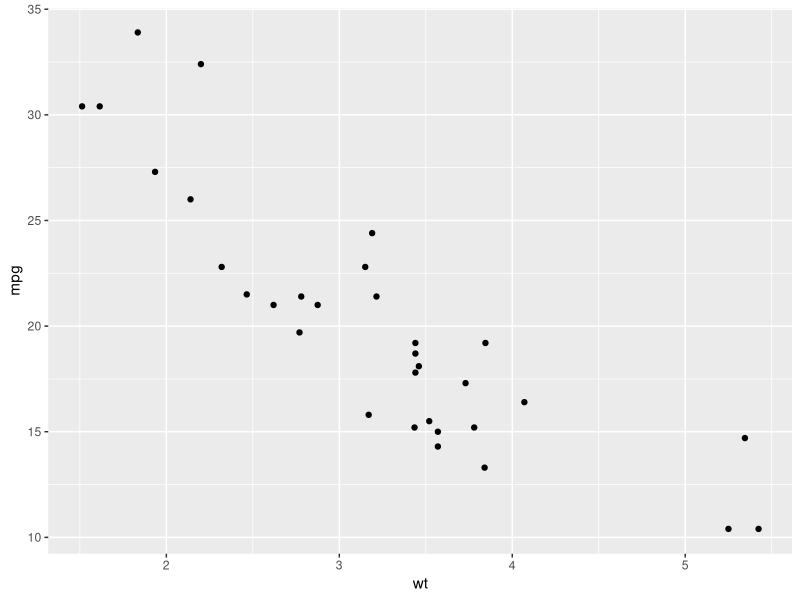
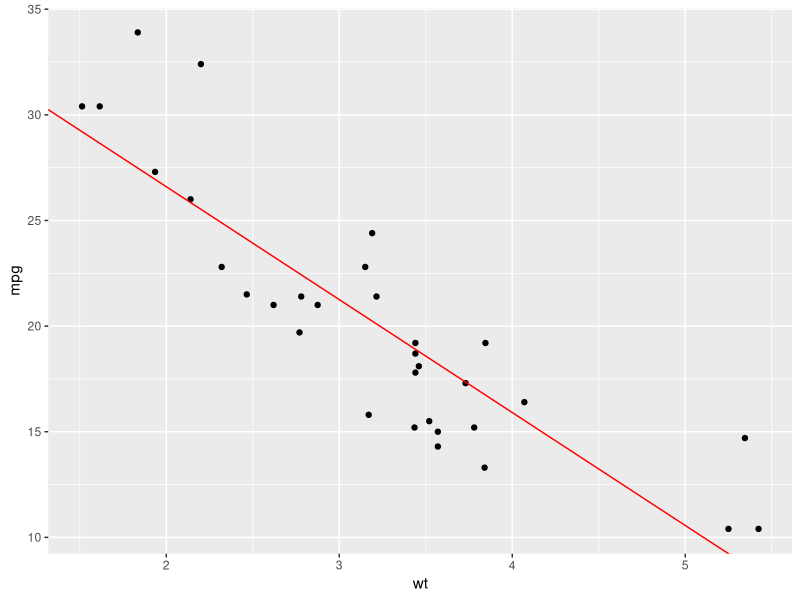

The R source for these figures, in order:
## ---- chunk 1
knitr::opts_chunk$set(
  cache = FALSE, # if TRUE knitr will cache results to reuse in future knits
  fig.width = 6, # the width for plots created by code chunk
  fig.height = 4, # the height for plots created by code chunk
  fig.align = 'center', # how to align graphics. 'left', 'right', 'center'
  dpi = 300, 
  dev = 'png', # Makes each fig a png, and avoids plotting every data point
  # eval = FALSE, # if FALSE, then the R code chunks are not evaluated
  # results = 'asis', # knitr passes through results without reformatting
  echo = TRUE, # if FALSE knitr won't display code in chunk above it's results
  message = TRUE, # if FALSE knitr won't display messages generated by code
  strip.white = TRUE, # if FALSE knitr won't remove white spaces at beg or end of code chunk
  warning = TRUE, # if FALSE knitr won't display warning messages in the doc
  error = TRUE) # report errors
  # options(tinytex.verbose = TRUE)
## ---- chunk 2
require(ggplot2)

ggplot(data = mtcars, aes(x = wt, y = mpg)) + 
  geom_point()
## ---- chunk 3
#~~~~~~~~~~~~~~~~~~~~~~~~~~
# Build model using train()
#~~~~~~~~~~~~~~~~~~~~~~~~~~
require(caret)
model.mtcars_lm <- train(mpg ~ wt
                        ,data = mtcars
                        ,method = "lm"
                        )
## ---- chunk 4
#~~~~~~~~~~~~~~~~~~~~~~~~~~
# Retrieve coefficients for
#  - slope
#  - intercept
#~~~~~~~~~~~~~~~~~~~~~~~~~~
coef.icept <- coef(model.mtcars_lm$finalModel)[1]
coef.slope <- coef(model.mtcars_lm$finalModel)[2]

#~~~~~~~~~~~~~~~~~~~~~~~~~~~~~~~~~~~~~
# Plot scatterplot and regression line
#  using ggplot()
#~~~~~~~~~~~~~~~~~~~~~~~~~~~~~~~~~~~~~
ggplot(data = mtcars, aes(x = wt, y = mpg)) +
  geom_point() +
  geom_abline(slope = coef.slope, intercept = coef.icept, color = "red")
